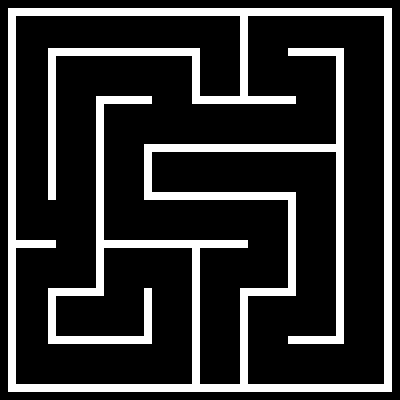

This is a level from a 2D game, rendered from its Tiled map with the project's own tilesets. A one-line summary and the map file follow, with tile-layer data summarised:
An orthogonal 50x50 tile map with 8x8 px tiles, 1 tile layer (Background) and 33 objects (4x Painter, Player, Checkpoint).

<map version="1.10" tiledversion="1.10.2" orientation="orthogonal" renderorder="right-down" width="50" height="50" tilewidth="8" tileheight="8" infinite="0" nextlayerid="4" nextobjectid="36">
 <tileset firstgid="1" source="Mazeball.tsx" />
 <layer id="1" name="Background" width="50" height="50">
  <data>[2500 cells, 480 non-empty, 1 distinct tile ids]</data>
 </layer>
 <objectgroup id="2" name="Spawnpoints">
  <object id="29" name="Player" type="Player" x="207" y="19" width="30" height="30" />
  <object id="30" name="Painter" type="Painter" x="167" y="156" width="30" height="30">
   <properties>
    <property name="colour" value="Blue" />
   </properties>
  </object>
  <object id="31" name="Painter" type="Painter" x="62" y="301" width="30" height="30">
   <properties>
    <property name="colour" value="Yellow" />
   </properties>
  </object>
  <object id="32" name="Painter" type="Painter" x="206" y="64" width="30" height="30">
   <properties>
    <property name="colour" value="Green" />
   </properties>
  </object>
  <object id="33" name="Painter" type="Painter" x="349" y="348" width="30" height="30">
   <properties>
    <property name="colour" value="Red" />
   </properties>
  </object>
  <object id="35" name="Checkpoint" type="Checkpoint" x="203.5" y="369.75">
   <polygon points="0,0 32.25,0.25 32.25,15 -0.25,15" />
  </object>
 </objectgroup>
 <objectgroup id="3" name="Walls">
  <object id="1" x="7.19424" y="8.63309">
   <polygon points="0,0 384.892,0 384.892,6.47482 0.719424,6.47482" />
  </object>
  <object id="2" x="8.25" y="15.75">
   <polygon points="0,0 7.5,0 8,376 -0.25,376" />
  </object>
  <object id="3" x="16.5" y="384.25">
   <polygon points="0,0 0.25,7.5 375.5,7.5 375,0" />
  </object>
  <object id="4" x="384.25" y="383.75">
   <polygon points="0,0 8,0.25 7.5,-368 0,-367.75" />
  </object>
  <object id="5" x="288" y="48">
   <polygon points="0,0 56,0 55.5,8.25 0,7.75" />
  </object>
  <object id="6" x="335.75" y="56.75">
   <polygon points="0,0 8.25,-0.25 8.25,287.25 0.25,287.25" />
  </object>
  <object id="7" x="288.5" y="336.25">
   <polygon points="0,0 47,-0.25 46.75,7.5 -0.75,7.75" />
  </object>
  <object id="8" x="240" y="296.25">
   <polygon points="0,0 8,0 7.5,87.5 0.25,87.5" />
  </object>
  <object id="9" x="240" y="288.25">
   <polygon points="0,0 0,7.5 56,7.25 55.75,0.25" />
  </object>
  <object id="10" x="287.5" y="200.25">
   <polygon points="0,0 8,0 8.25,88 0.5,87.75" />
  </object>
  <object id="11" x="143.75" y="192">
   <polygon points="0,0 151.75,0 152,7.75 0.25,8.25" />
  </object>
  <object id="12" x="144" y="192">
   <polygon points="0,0 8.25,-0.25 8,-48 0,-48" />
  </object>
  <object id="13" x="152" y="144">
   <polygon points="0,0 183.25,0.25 183.25,8 0,7.25" />
  </object>
  <object id="14" x="192" y="248.25">
   <polygon points="0,0 7.75,0 7.5,135.5 0,135.25" />
  </object>
  <object id="15" x="144.25" y="288.5">
   <polygon points="0,0 7.75,-0.25 7.25,47.5 -0.25,47.25" />
  </object>
  <object id="16" x="48.5" y="336">
   <polygon points="0,0 103.25,0.5 103.25,8 0,8" />
  </object>
  <object id="17" x="48.25" y="296.25">
   <polygon points="0,0 7.5,0 7.5,39.25 -0.25,39" />
  </object>
  <object id="18" x="48.25" y="288">
   <polygon points="0,0 0,8 55.5,7.75 55.25,0.5" />
  </object>
  <object id="19" x="96" y="104.5">
   <polygon points="0,0 7.5,-0.5 7.5,183.5 -0.25,183.5" />
  </object>
  <object id="20" x="95.5" y="96">
   <polygon points="0,0 0.5,7.75 56.25,8.25 56.25,0" />
  </object>
  <object id="22" x="103.5" y="240.75">
   <polygon points="0,0 0,7 144,6.75 144.25,-0.25" />
  </object>
  <object id="23" x="16" y="240.25">
   <polygon points="0,0 39.5,0 40,7.5 0,8" />
  </object>
  <object id="24" x="48.25" y="56">
   <polygon points="0,0 7.5,0 7.25,143.75 -0.25,143.75" />
  </object>
  <object id="25" x="48" y="48.5">
   <polygon points="0,0 0,7.5 151.75,7 151.75,-0.5" />
  </object>
  <object id="26" x="192" y="56.75">
   <polygon points="0,0 7.5,0 7.75,46.75 0,46.5" />
  </object>
  <object id="27" x="200" y="96.75">
   <polygon points="0,0 95.75,-0.25 95.75,7.25 0.25,7" />
  </object>
  <object id="28" x="240.25" y="16">
   <polygon points="0,0 7.75,0.25 7.75,80.5 -0.25,80.25" />
  </object>
 </objectgroup>
</map>
